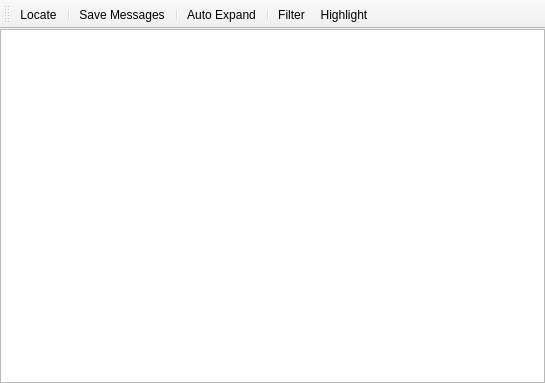
<?xml version="1.0" encoding="UTF-8"?>
<ui version="4.0">
 <class>MessagesWindow</class>
 <widget class="QMainWindow" name="MessagesWindow">
  <property name="geometry">
   <rect>
    <x>0</x>
    <y>0</y>
    <width>545</width>
    <height>383</height>
   </rect>
  </property>
  <property name="windowTitle">
   <string>Window Messages</string>
  </property>
  <widget class="QWidget" name="centralwidget">
   <layout class="QGridLayout" name="gridLayout">
    <property name="margin">
     <number>0</number>
    </property>
    <property name="spacing">
     <number>0</number>
    </property>
    <item row="0" column="0">
     <widget class="MessageWidget" name="messageWidget">
      <property name="editTriggers">
       <set>QAbstractItemView::NoEditTriggers</set>
      </property>
      <property name="verticalScrollMode">
       <enum>QAbstractItemView::ScrollPerPixel</enum>
      </property>
      <attribute name="headerVisible">
       <bool>false</bool>
      </attribute>
      <attribute name="headerVisible">
       <bool>false</bool>
      </attribute>
      <column>
       <property name="text">
        <string notr="true">1</string>
       </property>
      </column>
     </widget>
    </item>
   </layout>
  </widget>
  <widget class="QToolBar" name="toolBar">
   <property name="windowTitle">
    <string>toolBar</string>
   </property>
   <property name="iconSize">
    <size>
     <width>16</width>
     <height>16</height>
    </size>
   </property>
   <attribute name="toolBarArea">
    <enum>TopToolBarArea</enum>
   </attribute>
   <attribute name="toolBarBreak">
    <bool>false</bool>
   </attribute>
   <addaction name="actnLocate"/>
   <addaction name="separator"/>
   <addaction name="actnSave"/>
   <addaction name="separator"/>
   <addaction name="actnAutoExpand"/>
   <addaction name="separator"/>
   <addaction name="actnFilter"/>
   <addaction name="actnHighlight"/>
  </widget>
  <action name="actnSave">
   <property name="icon">
    <iconset resource="../../qt_resources.qrc">
     <normaloff>:/img/save.png</normaloff>:/img/save.png</iconset>
   </property>
   <property name="text">
    <string>Save Messages</string>
   </property>
   <property name="shortcut">
    <string>Ctrl+S</string>
   </property>
  </action>
  <action name="actnAutoExpand">
   <property name="checkable">
    <bool>true</bool>
   </property>
   <property name="icon">
    <iconset resource="../../qt_resources.qrc">
     <normaloff>:/img/auto_expand.png</normaloff>:/img/auto_expand.png</iconset>
   </property>
   <property name="text">
    <string>Auto Expand</string>
   </property>
   <property name="toolTip">
    <string>Automatically expand each new item</string>
   </property>
  </action>
  <action name="actnLocate">
   <property name="icon">
    <iconset resource="../../qt_resources.qrc">
     <normaloff>:/img/locate.png</normaloff>:/img/locate.png</iconset>
   </property>
   <property name="text">
    <string>Locate</string>
   </property>
   <property name="toolTip">
    <string>Shows the window in the hierarchy tree</string>
   </property>
   <property name="shortcut">
    <string>Ctrl+L</string>
   </property>
  </action>
  <action name="actnFilter">
   <property name="icon">
    <iconset resource="../../qt_resources.qrc">
     <normaloff>:/img/filter.png</normaloff>:/img/filter.png</iconset>
   </property>
   <property name="text">
    <string>Filter</string>
   </property>
   <property name="toolTip">
    <string>Include/exclude messages in the list</string>
   </property>
  </action>
  <action name="actnHighlight">
   <property name="icon">
    <iconset resource="../../qt_resources.qrc">
     <normaloff>:/img/highlight.png</normaloff>:/img/highlight.png</iconset>
   </property>
   <property name="text">
    <string>Highlight</string>
   </property>
   <property name="toolTip">
    <string>Highlight messages in the list</string>
   </property>
  </action>
 </widget>
 <customwidgets>
  <customwidget>
   <class>MessageWidget</class>
   <extends>QTreeWidget</extends>
   <header>ui/custom_widgets/MessageWidget.h</header>
  </customwidget>
 </customwidgets>
 <resources>
  <include location="../../qt_resources.qrc"/>
 </resources>
 <connections/>
</ui>
